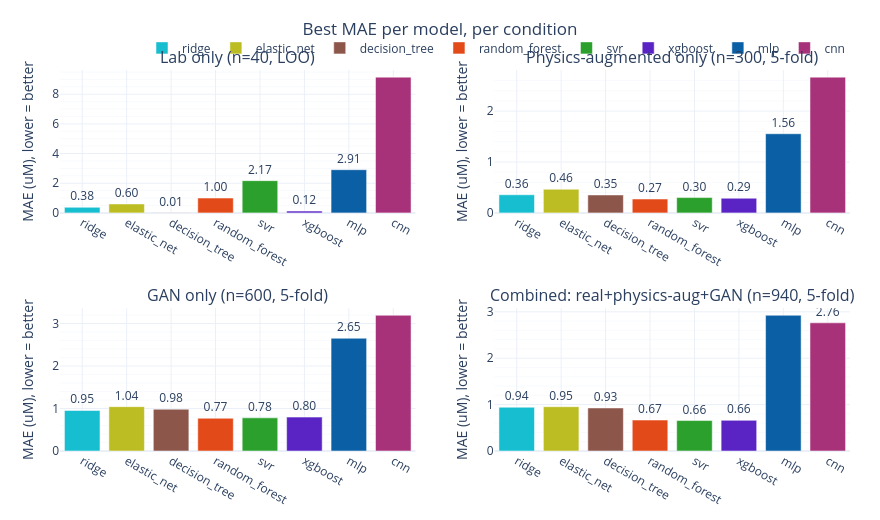

The cell this chart's notebook holds for it:
### Markdown cell above
### 3.1 Visual comparison: best MAE per model, per condition

One panel per condition, same model always the same color across all four (and across
every other chart in this notebook).

### Code cell
fig = make_subplots(rows=2, cols=2, subplot_titles=[CONDITION_LABELS[c] for c in CONDITIONS])
legend_shown = set()

for i, condition in enumerate(CONDITIONS):
    row, col = i // 2 + 1, i % 2 + 1
    best = best_tables.get(condition)
    if best is None or best.empty:
        continue
    ordered = best.set_index('model').reindex([m for m in ALL_MODELS if m in best['model'].values]).reset_index()
    for _, r in ordered.iterrows():
        show_legend = r['model'] not in legend_shown
        legend_shown.add(r['model'])
        fig.add_trace(
            go.Bar(x=[r['model']], y=[r['mae']], name=r['model'], legendgroup=r['model'],
                   marker_color=MODEL_COLORS.get(r['model'], '#999999'), showlegend=show_legend,
                   text=[f"{r['mae']:.2f}"], textposition='outside'),
            row=row, col=col)

# apply_default_plotly_layout's xaxis_title/yaxis_title defaults are 'Potential
# E (V)'/'Current I (µA)' (this project's voltammogram convention) - this chart's
# axes are model name / MAE, so both are explicitly overridden (None/None) here
# *before* the real titles are set, instead of leaving the wrong defaults to
# silently apply as happened before this fix.
fig = apply_default_plotly_layout(fig, title_text='Best MAE per model, per condition',
                                   xaxis_title=None, yaxis_title=None)
fig.update_layout(barmode='group')
fig.update_yaxes(title_text='MAE (uM), lower = better')
fig.show()

### Figure 1 — Plotly figure (JSON) as saved in the notebook; plotly's stock layout.template omitted (floating-point values rounded to 4 significant figures)
{"data": [{"legendgroup": "ridge", "marker": {"color": "#17becf"}, "name": "ridge", "showlegend": true, "text": ["0.38"], "textposition": "outside", "type": "bar", "x": ["ridge"], "xaxis": "x", "y": [0.3771], "yaxis": "y"}, {"legendgroup": "elastic_net", "marker": {"color": "#bcbd22"}, "name": "elastic_net", "showlegend": true, "text": ["0.60"], "textposition": "outside", "type": "bar", "x": ["elastic_net"], "xaxis": "x", "y": [0.6015], "yaxis": "y"}, {"legendgroup": "decision_tree", "marker": {"color": "#8c564b"}, "name": "decision_tree", "showlegend": true, "text": ["0.01"], "textposition": "outside", "type": "bar", "x": ["decision_tree"], "xaxis": "x", "y": [0.01321], "yaxis": "y"}, {"legendgroup": "random_forest", "marker": {"color": "#e34a1a"}, "name": "random_forest", "showlegend": true, "text": ["1.00"], "textposition": "outside", "type": "bar", "x": ["random_forest"], "xaxis": "x", "y": [1.0], "yaxis": "y"}, {"legendgroup": "svr", "marker": {"color": "#2ca02c"}, "name": "svr", "showlegend": true, "text": ["2.17"], "textposition": "outside", "type": "bar", "x": ["svr"], "xaxis": "x", "y": [2.173], "yaxis": "y"}, {"legendgroup": "xgboost", "marker": {"color": "#5a23c4"}, "name": "xgboost", "showlegend": true, "text": ["0.12"], "textposition": "outside", "type": "bar", "x": ["xgboost"], "xaxis": "x", "y": [0.1203], "yaxis": "y"}, {"legendgroup": "mlp", "marker": {"color": "#0b5fa5"}, "name": "mlp", "showlegend": true, "text": ["2.91"], "textposition": "outside", "type": "bar", "x": ["mlp"], "xaxis": "x", "y": [2.912], "yaxis": "y"}, {"legendgroup": "cnn", "marker": {"color": "#a83279"}, "name": "cnn", "showlegend": true, "text": ["9.15"], "textposition": "outside", "type": "bar", "x": ["cnn"], "xaxis": "x", "y": [9.154], "yaxis": "y"}, {"legendgroup": "ridge", "marker": {"color": "#17becf"}, "name": "ridge", "showlegend": false, "text": ["0.36"], "textposition": "outside", "type": "bar", "x": ["ridge"], "xaxis": "x2", "y": [0.3556], "yaxis": "y2"}, {"legendgroup": "elastic_net", "marker": {"color": "#bcbd22"}, "name": "elastic_net", "showlegend": false, "text": ["0.46"], "textposition": "outside", "type": "bar", "x": ["elastic_net"], "xaxis": "x2", "y": [0.4638], "yaxis": "y2"}, {"legendgroup": "decision_tree", "marker": {"color": "#8c564b"}, "name": "decision_tree", "showlegend": false, "text": ["0.35"], "textposition": "outside", "type": "bar", "x": ["decision_tree"], "xaxis": "x2", "y": [0.3516], "yaxis": "y2"}, {"legendgroup": "random_forest", "marker": {"color": "#e34a1a"}, "name": "random_forest", "showlegend": false, "text": ["0.27"], "textposition": "outside", "type": "bar", "x": ["random_forest"], "xaxis": "x2", "y": [0.2723], "yaxis": "y2"}, {"legendgroup": "svr", "marker": {"color": "#2ca02c"}, "name": "svr", "showlegend": false, "text": ["0.30"], "textposition": "outside", "type": "bar", "x": ["svr"], "xaxis": "x2", "y": [0.3008], "yaxis": "y2"}, {"legendgroup": "xgboost", "marker": {"color": "#5a23c4"}, "name": "xgboost", "showlegend": false, "text": ["0.29"], "textposition": "outside", "type": "bar", "x": ["xgboost"], "xaxis": "x2", "y": [0.2876], "yaxis": "y2"}, {"legendgroup": "mlp", "marker": {"color": "#0b5fa5"}, "name": "mlp", "showlegend": false, "text": ["1.56"], "textposition": "outside", "type": "bar", "x": ["mlp"], "xaxis": "x2", "y": [1.555], "yaxis": "y2"}, {"legendgroup": "cnn", "marker": {"color": "#a83279"}, "name": "cnn", "showlegend": false, "text": ["2.67"], "textposition": "outside", "type": "bar", "x": ["cnn"], "xaxis": "x2", "y": [2.668], "yaxis": "y2"}, {"legendgroup": "ridge", "marker": {"color": "#17becf"}, "name": "ridge", "showlegend": false, "text": ["0.95"], "textposition": "outside", "type": "bar", "x": ["ridge"], "xaxis": "x3", "y": [0.9539], "yaxis": "y3"}, {"legendgroup": "elastic_net", "marker": {"color": "#bcbd22"}, "name": "elastic_net", "showlegend": false, "text": ["1.04"], "textposition": "outside", "type": "bar", "x": ["elastic_net"], "xaxis": "x3", "y": [1.044], "yaxis": "y3"}, {"legendgroup": "decision_tree", "marker": {"color": "#8c564b"}, "name": "decision_tree", "showlegend": false, "text": ["0.98"], "textposition": "outside", "type": "bar", "x": ["decision_tree"], "xaxis": "x3", "y": [0.9838], "yaxis": "y3"}, {"legendgroup": "random_forest", "marker": {"color": "#e34a1a"}, "name": "random_forest", "showlegend": false, "text": ["0.77"], "textposition": "outside", "type": "bar", "x": ["random_forest"], "xaxis": "x3", "y": [0.7712], "yaxis": "y3"}, {"legendgroup": "svr", "marker": {"color": "#2ca02c"}, "name": "svr", "showlegend": false, "text": ["0.78"], "textposition": "outside", "type": "bar", "x": ["svr"], "xaxis": "x3", "y": [0.7805], "yaxis": "y3"}, {"legendgroup": "xgboost", "marker": {"color": "#5a23c4"}, "name": "xgboost", "showlegend": false, "text": ["0.80"], "textposition": "outside", "type": "bar", "x": ["xgboost"], "xaxis": "x3", "y": [0.7981], "yaxis": "y3"}, {"legendgroup": "mlp", "marker": {"color": "#0b5fa5"}, "name": "mlp", "showlegend": false, "text": ["2.65"], "textposition": "outside", "type": "bar", "x": ["mlp"], "xaxis": "x3", "y": [2.654], "yaxis": "y3"}, {"legendgroup": "cnn", "marker": {"color": "#a83279"}, "name": "cnn", "showlegend": false, "text": ["3.19"], "textposition": "outside", "type": "bar", "x": ["cnn"], "xaxis": "x3", "y": [3.195], "yaxis": "y3"}, {"legendgroup": "ridge", "marker": {"color": "#17becf"}, "name": "ridge", "showlegend": false, "text": ["0.94"], "textposition": "outside", "type": "bar", "x": ["ridge"], "xaxis": "x4", "y": [0.9432], "yaxis": "y4"}, {"legendgroup": "elastic_net", "marker": {"color": "#bcbd22"}, "name": "elastic_net", "showlegend": false, "text": ["0.95"], "textposition": "outside", "type": "bar", "x": ["elastic_net"], "xaxis": "x4", "y": [0.9549], "yaxis": "y4"}, {"legendgroup": "decision_tree", "marker": {"color": "#8c564b"}, "name": "decision_tree", "showlegend": false, "text": ["0.93"], "textposition": "outside", "type": "bar", "x": ["decision_tree"], "xaxis": "x4", "y": [0.9276], "yaxis": "y4"}, {"legendgroup": "random_forest", "marker": {"color": "#e34a1a"}, "name": "random_forest", "showlegend": false, "text": ["0.67"], "textposition": "outside", "type": "bar", "x": ["random_forest"], "xaxis": "x4", "y": [0.6671], "yaxis": "y4"}, {"legendgroup": "svr", "marker": {"color": "#2ca02c"}, "name": "svr", "showlegend": false, "text": ["0.66"], "textposition": "outside", "type": "bar", "x": ["svr"], "xaxis": "x4", "y": [0.6561], "yaxis": "y4"}, {"legendgroup": "xgboost", "marker": {"color": "#5a23c4"}, "name": "xgboost", "showlegend": false, "text": ["0.66"], "textposition": "outside", "type": "bar", "x": ["xgboost"], "xaxis": "x4", "y": [0.6604], "yaxis": "y4"}, {"legendgroup": "mlp", "marker": {"color": "#0b5fa5"}, "name": "mlp", "showlegend": false, "text": ["2.93"], "textposition": "outside", "type": "bar", "x": ["mlp"], "xaxis": "x4", "y": [2.926], "yaxis": "y4"}, {"legendgroup": "cnn", "marker": {"color": "#a83279"}, "name": "cnn", "showlegend": false, "text": ["2.76"], "textposition": "outside", "type": "bar", "x": ["cnn"], "xaxis": "x4", "y": [2.763], "yaxis": "y4"}], "layout": {"annotations": [{"font": {"size": 16}, "showarrow": false, "text": "Lab only (n=40, LOO)", "x": 0.225, "xanchor": "center", "xref": "paper", "y": 1, "yanchor": "bottom", "yref": "paper"}, {"font": {"size": 16}, "showarrow": false, "text": "Physics-augmented only (n=300, 5-fold)", "x": 0.775, "xanchor": "center", "xref": "paper", "y": 1, "yanchor": "bottom", "yref": "paper"}, {"font": {"size": 16}, "showarrow": false, "text": "GAN only (n=600, 5-fold)", "x": 0.225, "xanchor": "center", "xref": "paper", "y": 0.375, "yanchor": "bottom", "yref": "paper"}, {"font": {"size": 16}, "showarrow": false, "text": "Combined: real+physics-aug+GAN (n=940, 5-fold)", "x": 0.775, "xanchor": "center", "xref": "paper", "y": 0.375, "yanchor": "bottom", "yref": "paper"}], "barmode": "group", "height": 520, "legend": {"orientation": "h", "x": 1, "xanchor": "right", "y": 1.02, "yanchor": "bottom"}, "margin": {"b": 50, "l": 60, "r": 30, "t": 70}, "title": {"text": "Best MAE per model, per condition", "x": 0.5, "xanchor": "center"}, "width": 880, "xaxis": {"anchor": "y", "domain": [0, 0.45], "minor": {"showgrid": true}, "showgrid": true, "title": {}}, "xaxis2": {"anchor": "y2", "domain": [0.55, 1], "minor": {"showgrid": true}, "showgrid": true}, "xaxis3": {"anchor": "y3", "domain": [0, 0.45], "minor": {"showgrid": true}, "showgrid": true}, "xaxis4": {"anchor": "y4", "domain": [0.55, 1], "minor": {"showgrid": true}, "showgrid": true}, "yaxis": {"anchor": "x", "domain": [0.625, 1], "minor": {"showgrid": true}, "showgrid": true, "title": {"text": "MAE (uM), lower = better"}}, "yaxis2": {"anchor": "x2", "domain": [0.625, 1], "minor": {"showgrid": true}, "showgrid": true, "title": {"text": "MAE (uM), lower = better"}}, "yaxis3": {"anchor": "x3", "domain": [0, 0.375], "minor": {"showgrid": true}, "showgrid": true, "title": {"text": "MAE (uM), lower = better"}}, "yaxis4": {"anchor": "x4", "domain": [0, 0.375], "minor": {"showgrid": true}, "showgrid": true, "title": {"text": "MAE (uM), lower = better"}}}}
